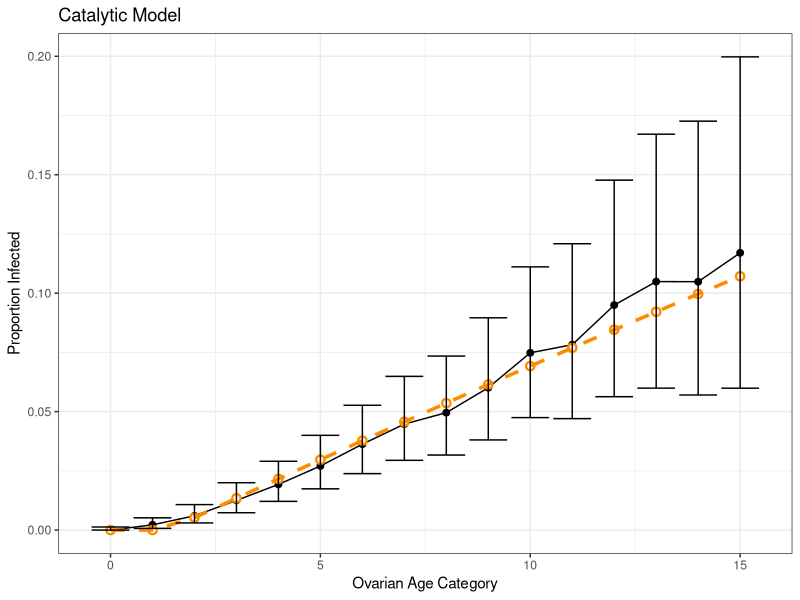
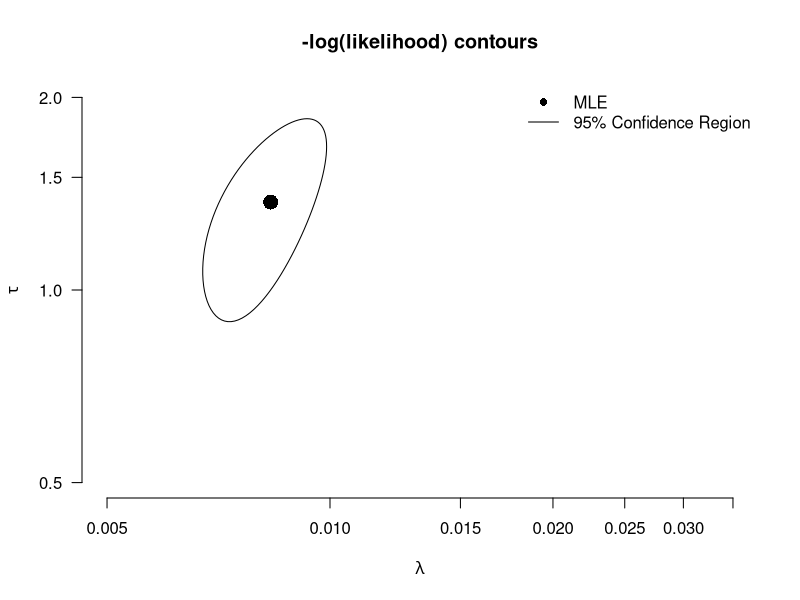

R code for these plots, in order:
library(tidyverse)
library(ellipse)

# Data prep ---------------------------------------------------------------

#df_C <- read.csv("MMED_C.csv", skip = 1) %>%
 # mutate(Species = "C") %>%
#  rename(time = category,
 #        N = dissected,
  #       I = Infected) %>%
#  mutate(prop_inf = I / N)


# To produce the confidence intervals


# c_binom <- mapply(function(x,n) binom.test(x,n)$conf.int, df_C$I, df_C$N)


# CI_df <- data.frame(time = 0:15, Lower_CI = c(c_binom[1,]) , Upper_CI = c(c_binom[2,]) )

# merge CI with dataframe
# df_C_CI <- left_join(df_C, CI_df, by = "time")

# only for first time
# write.csv(df_C_CI, "MMED_C_CI.csv")

# import data again
df_C <- read.csv("MMED_C_CI.csv")


# Catalytic model ---------------------------------------------------------

catalytic_func <- function(lambda, a, tau) {
  infections <- 1 - exp(-lambda * pmax((a - tau), 0)) #avoid negative time
  return(infections)
}

# MLE ---------------------------------------------------------------------

neg_log_likelihood <- function(params, data) {
  lambda <- params[1]
  tau <- params[2]
  
  pt <- catalytic_func(lambda, data$time, tau)
  
  # avoid log(0)
  pt <- pmin(pmax(pt, 1e-10), 1 - 1e-10)
  
  -sum(dbinom(data$I, size = data$N, prob = pt, log = TRUE))
}


init_params <- c(lambda = 0.05, tau = 5)

optim.vals <- optim(par = init_params,
                    fn = neg_log_likelihood,
                    data = df_C,
                    method = "SANN",
                    lower = c(0.0001, 0),
                    upper = c(1, max(df_C$time)),
                    # add that we want the hessian matrix
                    hessian = T)


# Results -----------------------------------------------------------------


optim.vals$par  # best estimates 

lambda_hat <- optim.vals$par[1]
tau_hat <- optim.vals$par[2]

optim.vals$par[1]
optim.vals$par[2]

#df_fit <- df_C %>%
#  mutate(predicted = catalytic_func(lambda_hat, time, tau_hat))

df_fit = data.frame(time = 0:15, predicted = catalytic_func(lambda_hat, 0:15, tau_hat))

df_fit <- left_join(df_fit, df_C, by = "time")


ggplot(df_fit, aes(x = time)) +
  geom_point(aes(y = prop_inf), color = "black", size = 2) +
  geom_line(aes(y = prop_inf), color = "black") +
  geom_point(shape = 21, aes(y = predicted), color = "darkorange", fill = "white", size = 2, stroke = 1.2) +
  geom_line(aes(y = predicted), color = "darkorange", linetype = "dashed", linewidth = 1.2) +
  geom_errorbar(aes(y = prop_inf, ymin = Lower_CI, ymax = Upper_CI ))+
  labs(title = "Catalytic Model",
       x = "Ovarian Age Category",
       y = "Proportion Infected") +
  theme_bw()

# Adding and plotting parameter CIs

MLEfits <- optim.vals$par
fisherInfMatrix <- solve(optim.vals$hessian)


plot(1,1, type = 'n', log = 'xy',
     ## xlim = range(alpha.seq), ylim = range(Beta.seq),
     xlim = c(0.005,0.035), ylim = c(.5,2),
     las = 1,
     xlab = expression(lambda), ylab = expression(tau),
     main = "-log(likelihood) contours", bty = "n")
## Add true parameter values to the plot #### Here
#with(true_pars, points(lambda_h, tau_h, pch = 16, cex = 2, col = 'red'))
## Add MLE to the plot
points(MLEfits['lambda'], MLEfits['tau'], pch = 16, cex = 2, col = 'black')
## Add 95% contour ellipse from Hessian
lines(ellipse(fisherInfMatrix, centre = MLEfits, level = .95))


#### Here
#legend("topright", c('truth', 'MLE', '95% Confidence Region'), lty = c(NA, NA, 1), pch = c(16,16, NA),
#col = c('red', 'black', 'black'), bg='white', bty = 'n')
legend("topright", c('MLE', '95% Confidence Region'), lty = c(NA, 1), pch = c(16, NA),
       col = c('black', 'black'), bg='white', bty = 'n')


prop_sigma<-sqrt(diag(fisherInfMatrix))
prop_sigma<-diag(fisherInfMatrix)
upper<-optim.vals$par+1.96*prop_sigma
lower<-optim.vals$par-1.96*prop_sigma
interval<-data.frame(value=optim.vals $par, upper=upper, lower=lower)


# AIC calculations

# add in solved pars
log_likelihood <- -neg_log_likelihood(params = c(MLEfits['lambda'], MLEfits['tau']), df_C)

num_pars <- 2
traditional_AIC <- -2 *log_likelihood + 2*(num_pars)
traditional_AIC
